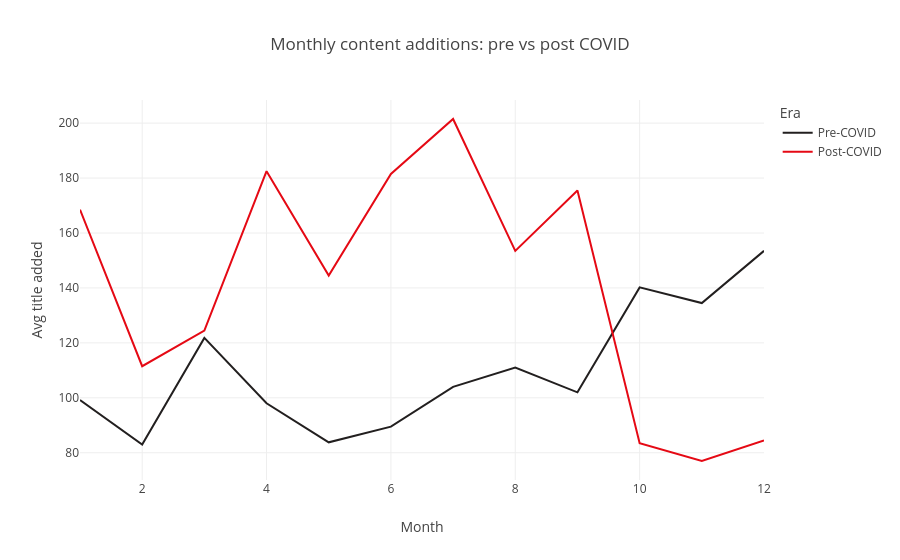

The notebook cell saved with this chart:
### Code cell
seasonal_melted = seasonal[['pre_covid_avg','post_covid_avg']].reset_index()

fig = px.line(seasonal_melted, 
              x ='month_added', 
              y =['pre_covid_avg','post_covid_avg'],
              title = 'Monthly content additions: pre vs post COVID',
              labels = {'month_added': 'Month',
                        'value': 'Avg title added',
                        'variable': 'Era'
                        }, 
            color_discrete_map= {
                'pre_covid_avg':'#221F1F',
                'post_covid_avg': '#E50914'
            }
        )

newnames = {'pre_covid_avg':'Pre-COVID', 'post_covid_avg': 'Post-COVID'}
fig.for_each_trace(lambda t: t.update(name =newnames[t.name]))
fig.show()

### Figure 1 — Plotly figure (JSON) as saved in the notebook; plotly's stock layout.template omitted (floating-point values rounded to 4 significant figures)
{"data": [{"hovertemplate": "Era=pre_covid_avg<br>Month=%{x}<br>Avg title added=%{y}<extra></extra>", "legendgroup": "pre_covid_avg", "line": {"color": "#221F1F", "dash": "solid"}, "marker": {"symbol": "circle"}, "mode": "lines", "name": "Pre-COVID", "orientation": "v", "showlegend": true, "type": "scatter", "x": [1, 2, 3, 4, 5, 6, 7, 8, 9, 10, 11, 12], "xaxis": "x", "y": [99.2, 83.0, 121.8, 98.0, 83.8, 89.5, 104.0, 111.0, 102.0, 140.2, 134.5, 153.5], "yaxis": "y"}, {"hovertemplate": "Era=post_covid_avg<br>Month=%{x}<br>Avg title added=%{y}<extra></extra>", "legendgroup": "post_covid_avg", "line": {"color": "#E50914", "dash": "solid"}, "marker": {"symbol": "circle"}, "mode": "lines", "name": "Post-COVID", "orientation": "v", "showlegend": true, "type": "scatter", "x": [1, 2, 3, 4, 5, 6, 7, 8, 9, 10, 11, 12], "xaxis": "x", "y": [168.5, 111.5, 124.5, 182.5, 144.5, 181.5, 201.5, 153.5, 175.5, 83.5, 77.0, 84.5], "yaxis": "y"}], "layout": {"legend": {"title": {"text": "Era"}, "tracegroupgap": 0}, "title": {"text": "Monthly content additions: pre vs post COVID"}, "xaxis": {"anchor": "y", "domain": [0, 1], "title": {"text": "Month"}}, "yaxis": {"anchor": "x", "domain": [0, 1], "title": {"text": "Avg title added"}}}}
